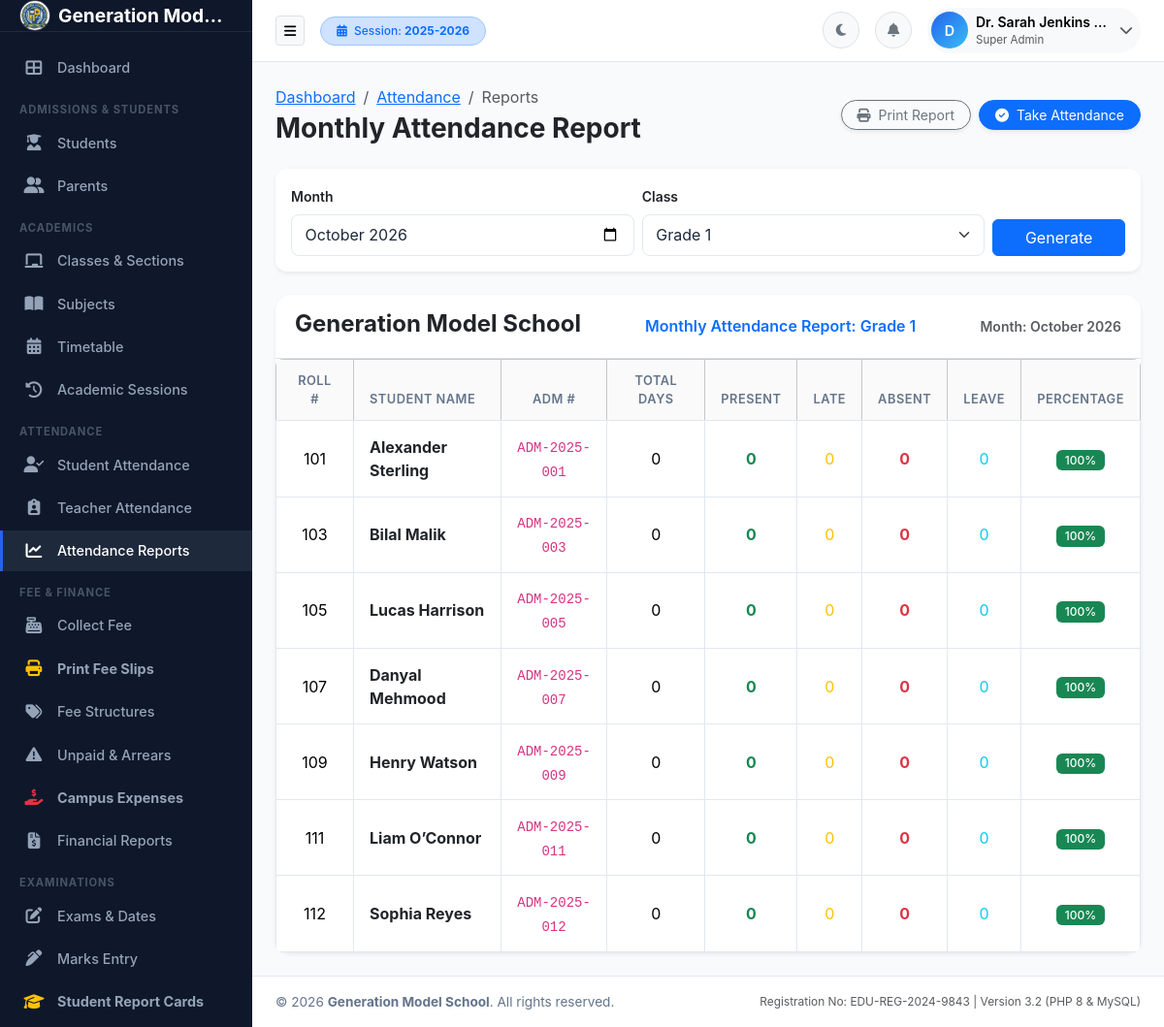
/attendance/reports.php (signed in), run on the app's committed database.
### tables this page shows
CREATE TABLE academic_sessions (
    id INT AUTO_INCREMENT PRIMARY KEY,
    session_name VARCHAR(50) NOT NULL UNIQUE,
    start_date DATE NOT NULL,
    end_date DATE NOT NULL,
    is_current TINYINT(1) DEFAULT 0,
    status ENUM('active', 'inactive', 'archived') DEFAULT 'active',
    created_at TIMESTAMP DEFAULT CURRENT_TIMESTAMP
);

CREATE TABLE classes (
    id INT AUTO_INCREMENT PRIMARY KEY,
    class_name VARCHAR(100) NOT NULL,
    numeric_level INT NOT NULL,
    created_at TIMESTAMP DEFAULT CURRENT_TIMESTAMP,
    INDEX idx_class_level (numeric_level)
);

CREATE TABLE students (
    id INT AUTO_INCREMENT PRIMARY KEY,
    user_id INT NULL,
    parent_id INT NULL,
    admission_no VARCHAR(50) NOT NULL UNIQUE,
    roll_no VARCHAR(50) NULL,
    first_name VARCHAR(100) NOT NULL,
    last_name VARCHAR(100) NOT NULL,
    gender ENUM('Male', 'Female', 'Other') NOT NULL,
    dob DATE NOT NULL,
    cnic_bform VARCHAR(50) NULL,
    phone VARCHAR(50) NULL,
    email VARCHAR(150) NULL,
    address TEXT NULL,
    city VARCHAR(100) NULL,
    province VARCHAR(100) NULL,
    admission_date DATE NOT NULL,
    session_id INT NOT NULL,
    class_id INT NOT NULL,
    section_id INT NOT NULL,
    previous_school VARCHAR(255) NULL,
    blood_group VARCHAR(10) NULL,
    photo VARCHAR(255) DEFAULT 'default-student.png',
    status ENUM('active', 'inactive', 'promoted', 'graduated', 'transferred') DEFAULT 'active',
    created_at TIMESTAMP DEFAULT CURRENT_TIMESTAMP,
    updated_at TIMESTAMP DEFAULT CURRENT_TIMESTAMP ON UPDATE CURRENT_TIMESTAMP,
    FOREIGN KEY (user_id) REFERENCES users(id) ON DELETE SET NULL,
    FOREIGN KEY (parent_id) REFERENCES parents(id) ON DELETE SET NULL,
    FOREIGN KEY (session_id) REFERENCES academic_sessions(id),
    FOREIGN KEY (class_id) REFERENCES classes(id),
    FOREIGN KEY (section_id) REFERENCES sections(id),
    INDEX idx_student_class_sec (class_id, section_id),
    INDEX idx_student_status (status)
);

### includes/functions.php (called while the page is built, shortened)
<?php
require_once __DIR__ . '/../config/config.php';
function getActiveSession() {
    global $pdo;
    $stmt = $pdo->query("SELECT * FROM academic_sessions WHERE is_current = 1 LIMIT 1");
    $activeSession = $stmt->fetch();
    return $activeSession;
}
function getClass($classId) {
    global $pdo;
    $stmt = $pdo->prepare("SELECT * FROM classes WHERE id = ? LIMIT 1");
    $stmt->execute([$classId]);
    return $stmt->fetch();
}
function getAllClasses() {
    global $pdo;
    $stmt = $pdo->query("SELECT * FROM classes ORDER BY numeric_level ASC, class_name ASC");
    return $stmt->fetchAll();
}

### config/config.php (called while the page is built, shortened)
<?php
require_once __DIR__ . '/database.php';
$settings = [];
try {
    $stmt = $pdo->query("SELECT key_name, key_value FROM school_settings");
    while ($row = $stmt->fetch()) {
        $settings[$row['key_name']] = $row['key_value'];
    }
} catch (Exception $e) {
    error_log("Could not load settings: " . $e->getMessage());
}
function getSetting($key, $default = '') {
    global $settings;
    return $settings[$key] ?? $default;
}
function e($string) {
    return htmlspecialchars((string)($string ?? ''), ENT_QUOTES, 'UTF-8');
}

### includes/auth.php (called while the page is built, shortened)
<?php
require_once __DIR__ . '/../config/config.php';
function isLoggedIn() {
    return isset($_SESSION['user_id']) && !empty($_SESSION['user_id']);
}
function getCurrentUser() {
    if (isset($_SESSION['user_data'])) {
        return $_SESSION['user_data'];
    }
    return null;
}

### attendance/reports.php (the view, shortened to what this page needs)
<?php
require_once __DIR__ . '/../config/config.php';
require_once __DIR__ . '/../includes/auth.php';
require_once __DIR__ . '/../includes/permissions.php';
require_once __DIR__ . '/../includes/functions.php';
$allClasses = getAllClasses();
$month = $_GET['month'] ?? date('Y-m');
$classId = (int)($_GET['class_id'] ?? ($allClasses[0]['id'] ?? 1));
$stmt = $pdo->prepare("
    SELECT s.id, s.admission_no, s.roll_no, s.first_name, s.last_name,
           COUNT(sa.id) as total_days_recorded,
           SUM(CASE WHEN sa.status = 'Present' THEN 1 ELSE 0 END) as present_days,
           SUM(CASE WHEN sa.status = 'Late' THEN 1 ELSE 0 END) as late_days,
           SUM(CASE WHEN sa.status = 'Absent' THEN 1 ELSE 0 END) as absent_days,
           SUM(CASE WHEN sa.status = 'Leave' THEN 1 ELSE 0 END) as leave_days
    FROM students s
    LEFT JOIN student_attendance sa ON s.id = sa.student_id AND DATE_FORMAT(sa.attendance_date, '%Y-%m') = ?
    WHERE s.class_id = ? AND s.status = 'active'
    GROUP BY s.id
    ORDER BY s.roll_no ASC, s.first_name ASC
");
$stmt->execute([$month, $classId]);
$monthlyReport = $stmt->fetchAll();
$currentClass = getClass($classId);
require_once __DIR__ . '/../includes/header.php';
?>
<div class="d-flex flex-column flex-md-row justify-content-between align-items-md-center mb-4 gap-3 no-print">
    <div>
        <nav aria-label="breadcrumb">
            <ol class="breadcrumb mb-1">
                <li class="breadcrumb-item"><a href="<?= BASE_PATH ?>/dashboard.php">Dashboard</a></li>
                <li class="breadcrumb-item"><a href="<?= BASE_PATH ?>/attendance/students.php">Attendance</a></li>
                <li class="breadcrumb-item active">Reports</li>
            </ol>
        </nav>
        <h3 class="fw-bold text-dark mb-0">Monthly Attendance Report</h3>
    </div>
    <div class="d-flex gap-2">
        <button onclick="window.print()" class="btn btn-outline-secondary btn-sm rounded-pill px-3 shadow-sm">
            <i class="fas fa-print me-1"></i> Print Report
        </button>
        <a href="<?= BASE_PATH ?>/attendance/students.php" class="btn btn-primary btn-sm rounded-pill px-3 shadow-sm">
            <i class="fas fa-check-circle me-1"></i> Take Attendance
        </a>
    </div>
</div>
<div class="card border-0 shadow-sm mb-4 no-print">
    <div class="card-body p-3">
        <form action="<?= BASE_PATH ?>/attendance/reports.php" method="GET" class="row g-2 align-items-end">
            <div class="col-md-5">
                <label class="form-label small fw-semibold">Month</label>
                <input type="month" name="month" class="form-control" value="<?= e($month) ?>" required>
            </div>
            <div class="col-md-5">
                <label class="form-label small fw-semibold">Class</label>
                <select name="class_id" class="form-select">
                    <?php foreach ($allClasses as $c): ?>
                        <option value="<?= $c['id'] ?>" <?= $classId == $c['id'] ? 'selected' : '' ?>>
                            <?= e($c['class_name']) ?>
                        </option>
                    <?php endforeach; ?>
                </select>
            </div>
            <div class="col-md-2">
                <button type="submit" class="btn btn-primary w-100">Generate</button>
            </div>
        </form>
    </div>
</div>
<div class="printable-area">
    <div class="card border-0 shadow-sm rounded-4">
        <div class="card-header bg-transparent py-3 text-center border-bottom">
            <h4 class="fw-bold text-dark mb-1"><?= e(getSetting('school_name', 'EduManage Academy')) ?></h4>
            <h6 class="fw-semibold text-primary mb-0">Monthly Attendance Report: <?= e($currentClass['class_name'] ?? 'Class') ?></h6>
            <small class="text-muted">Month: <?= date('F Y', strtotime($month . '-01')) ?></small>
        </div>
        <div class="card-body p-0">
            <div class="table-responsive">
                <table class="table table-bordered table-hover align-middle mb-0">
                    <thead class="table-light text-center">
                        <tr>
                            <th width="80">Roll #</th>
                            <th class="text-start">Student Name</th>
                            <th>Adm #</th>
                            <th>Total Days</th>
                            <th>Present</th>
                            <th>Late</th>
                            <th>Absent</th>
                            <th>Leave</th>
                            <th>Percentage</th>
                        </tr>
                    </thead>
                    <tbody class="text-center">
                        <?php if (empty($monthlyReport)): ?>
                            <tr><td colspan="9" class="text-center py-4 text-muted">No attendance data found for this period.</td></tr>
                        <?php else: ?>
                            <?php foreach ($monthlyReport as $row):
                                $tot = (int)$row['total_days_recorded'];
                                $pres = (int)$row['present_days'];
                                $pct = ($tot > 0) ? round(($pres / $tot) * 100, 1) : 100;
                            ?>
                                <tr>
                                    <td><?= e($row['roll_no'] ?: '-') ?></td>
                                    <td class="text-start fw-bold text-dark">
                                        <a href="<?= BASE_PATH ?>/students/view.php?id=<?= $row['id'] ?>" class="text-decoration-none text-dark">
                                            <?= e($row['first_name'] . ' ' . $row['last_name']) ?>
                                        </a>
                                    </td>
                                    <td><code><?= e($row['admission_no']) ?></code></td>
                                    <td><?= $tot ?></td>
                                    <td class="text-success fw-bold"><?= $pres ?></td>
                                    <td class="text-warning"><?= (int)$row['late_days'] ?></td>
                                    <td class="text-danger fw-bold"><?= (int)$row['absent_days'] ?></td>
                                    <td class="text-info"><?= (int)$row['leave_days'] ?></td>
                                    <td>
                                        <span class="badge <?= $pct >= 80 ? 'bg-success' : ($pct >= 60 ? 'bg-warning' : 'bg-danger') ?>">
                                            <?= $pct ?>%
                                        </span>
                                    </td>
                                </tr>
                            <?php endforeach; ?>
                        <?php endif; ?>
                    </tbody>
                </table>
            </div>
        </div>
    </div>
</div>
<?php require_once __DIR__ . '/../includes/footer.php'; ?>

### includes/navbar.php (shortened to what this page needs)
<header class="app-navbar">
    <div class="d-flex align-items-center">
        <button type="button" class="btn btn-light border btn-sm me-3" id="sidebarToggle" aria-label="Toggle Sidebar">
            <i class="fas fa-bars"></i>
        </button>
        <div class="d-none d-md-block">
            <span class="badge bg-primary-subtle text-primary border border-primary-subtle px-3 py-2 rounded-pill">
                <i class="fas fa-calendar-alt me-1"></i> Session: <strong><?= e($activeSession['session_name'] ?? '2025-2026') ?></strong>
            </span>
        </div>
    </div>
    <div class="nav-actions">
        <button class="btn btn-light border btn-sm rounded-circle d-flex align-items-center justify-content-center" id="themeToggleBtn" style="width: 38px; height: 38px;" title="Toggle Dark/Light Mode">
            <i class="fas fa-moon text-secondary"></i>
        </button>
        <div class="dropdown">
            <button class="btn btn-light border btn-sm rounded-circle position-relative d-flex align-items-center justify-content-center" style="width: 38px; height: 38px;" id="notificationsDropdown" data-bs-toggle="dropdown" aria-expanded="false">
                <i class="fas fa-bell text-secondary"></i>
            </button>
        </div>
        <div class="dropdown">
            <button class="btn btn-light border-0 p-1 d-flex align-items-center rounded-pill" id="userMenuDropdown" data-bs-toggle="dropdown" aria-expanded="false">
                <div class="avatar-initials me-2">
                    <?= strtoupper(substr($currentUser['full_name'] ?? 'U', 0, 1)) ?>
                </div>
                <div class="text-start d-none d-lg-block me-2">
                    <div class="fw-semibold small text-truncate" style="max-width: 140px;"><?= e($currentUser['full_name'] ?? 'User') ?></div>
                    <div class="text-muted" style="font-size: 0.72rem;"><?= e($currentUser['role_display'] ?? 'Staff') ?></div>
                </div>
                <i class="fas fa-chevron-down text-muted small me-1"></i>
            </button>
        </div>
    </div>
</header>

### assets/css/style.css (style rules this page uses)
:root { --primary-color: #2563eb; --primary-hover: #1d4ed8; --secondary-color: #475569; --success-color: #10b981; --danger-color: #ef4444; --warning-color: #f59e0b; --info-color: #06b6d4; --bg-main: #f8fafc; --bg-card: #ffffff; --bg-sidebar: #0f172a; --sidebar-text: #94a3b8; --sidebar-active: #ffffff; --sidebar-active-bg: #1e293b; --text-main: #1e293b; --text-muted: #64748b; --border-color: #e2e8f0; --topbar-height: 64px; --sidebar-width: 260px; --sidebar-collapsed-width: 70px; --transition-speed: 0.25s; }
body { font-family: -apple-system, BlinkMacSystemFont, "Segoe UI", Roboto, "Helvetica Neue", Arial, sans-serif; background-color: var(--bg-main); color: var(--text-main); margin: 0; padding: 0; overflow-x: hidden; transition: background-color var(--transition-speed), color var(--transition-speed); }
.app-navbar { height: var(--topbar-height); background-color: var(--bg-card); border-bottom: 1px solid var(--border-color); display: flex; align-items: center; justify-content: space-between; padding: 0 1.5rem; position: sticky; top: 0; z-index: 1030; transition: background-color var(--transition-speed), border-color var(--transition-speed); }
.nav-actions { display: flex; align-items: center; gap: 1rem; }
.card { background-color: var(--bg-card); border: 1px solid var(--border-color); border-radius: 0.75rem; box-shadow: 0 1px 3px 0 rgba(0, 0, 0, 0.05); transition: background-color var(--transition-speed), border-color var(--transition-speed), box-shadow 0.2s ease; }
.card-header { background: transparent; border-bottom: 1px solid var(--border-color); padding: 1rem 1.25rem; font-weight: 600; display: flex; align-items: center; justify-content: space-between; }
.table { color: var(--text-main); border-color: var(--border-color); margin-bottom: 0; }
.table th { background-color: rgba(0, 0, 0, 0.02); color: var(--text-muted); font-weight: 600; font-size: 0.8rem; text-transform: uppercase; letter-spacing: 0.04em; border-bottom: 1px solid var(--border-color); padding: 0.75rem 1rem; }
.table td { padding: 0.85rem 1rem; vertical-align: middle; border-bottom: 1px solid var(--border-color); }
.table-responsive { border-radius: 0.5rem; }
.form-control, .form-select { background-color: var(--bg-card); border: 1px solid var(--border-color); color: var(--text-main); border-radius: 0.5rem; padding: 0.55rem 0.85rem; }
.badge { font-weight: 500; padding: 0.4em 0.75em; border-radius: 0.375rem; }
.avatar-initials { width: 38px; height: 38px; border-radius: 50%; background: linear-gradient(135deg, #2563eb, #38bdf8); color: #fff; display: inline-flex; align-items: center; justify-content: center; font-weight: 600; font-size: 0.9rem; }

### data on the page
academic_sessions: session_name "2025-2026"
classes: class_name "Grade 1"
students: roll_no "101", first_name+last_name "Alexander Sterling", admission_no "ADM-2025-001", tot "0", pres "0", late_days "0", absent_days "0", leave_days "0", pct "100"
students: roll_no "103", first_name+last_name "Bilal Malik", admission_no "ADM-2025-003", tot "0", pres "0", late_days "0", absent_days "0", leave_days "0", pct "100"
students: roll_no "105", first_name+last_name "Lucas Harrison", admission_no "ADM-2025-005", tot "0", pres "0", late_days "0", absent_days "0", leave_days "0", pct "100"
students: roll_no "107", first_name+last_name "Danyal Mehmood", admission_no "ADM-2025-007", tot "0", pres "0", late_days "0", absent_days "0", leave_days "0", pct "100"
students: roll_no "109", first_name+last_name "Henry Watson", admission_no "ADM-2025-009", tot "0", pres "0", late_days "0", absent_days "0", leave_days "0", pct "100"
students: roll_no "111", first_name+last_name "Liam O’Connor", admission_no "ADM-2025-011", tot "0", pres "0", late_days "0", absent_days "0", leave_days "0", pct "100"
students: roll_no "112", first_name+last_name "Sophia Reyes", admission_no "ADM-2025-012", tot "0", pres "0", late_days "0", absent_days "0", leave_days "0", pct "100"

### other printed values
getSetting('school_name', 'Generation Model School') "Generation Mod…"
substr($currentUser['full_name'] ?? 'U', 0, 1) "D"
$currentUser['full_name'] "Dr. Sarah Jenkins…"
$currentUser['role_display'] "Super Admin"
getSetting('school_name', 'EduManage Academy') "Generation Model School"
getSetting('school_name', 'EduManage School Management System') "Generation Model School"
getSetting('registration_no', 'EDU-REG-2024-9843') "EDU-REG-2024-9843"
form field class_id "Grade 1"
